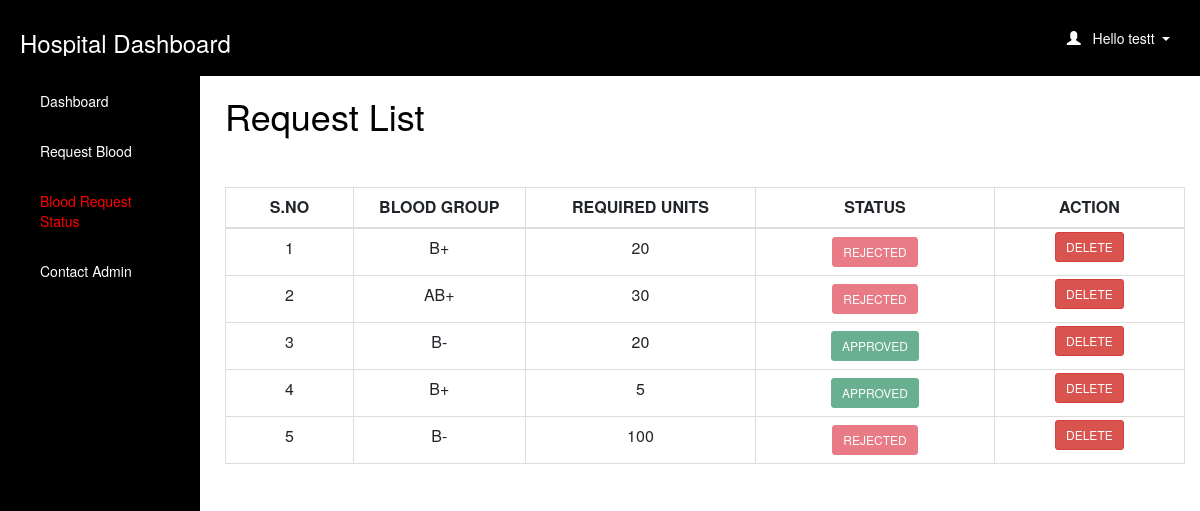
Page /hospitals/request_status.php (signed in) on the earlier database version.
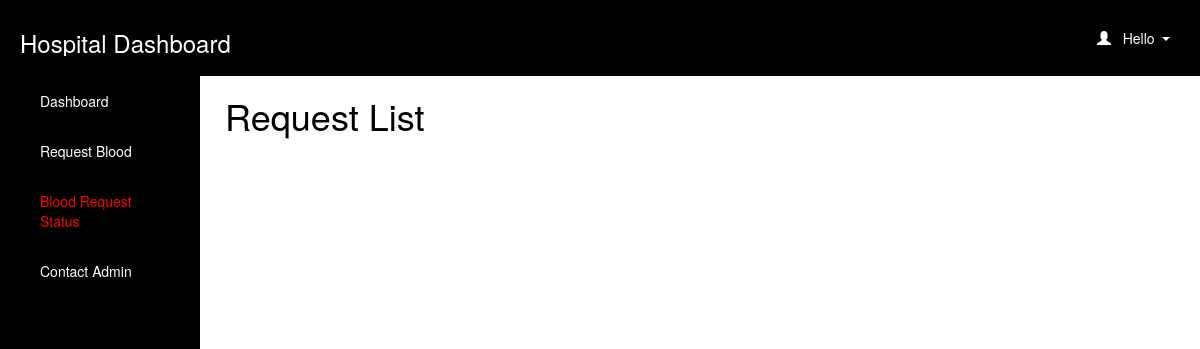
Same page on the later database version.
### tables this page shows
CREATE TABLE `hospitals` (
  `id` int(100) NOT NULL,
  `user_name` varchar(25) NOT NULL,
  `name` varchar(50) NOT NULL,
  `phone` varchar(10) NOT NULL,
  `mail_id` varchar(50) NOT NULL,
  `password` varchar(500) NOT NULL,
  `session_id` varchar(255) NOT NULL
);

CREATE TABLE `blood_requests` (
  `id` int(100) NOT NULL,
  `blood_group` varchar(10) NOT NULL,
  `units` int(100) NOT NULL,
  `hospital` varchar(100) NOT NULL,
  `priority` int(2) NOT NULL,
  `request_status` varchar(50) NOT NULL DEFAULT 'pending'
);

### hospitals/request_status.php (the view, shortened to what this page needs)
<html>
<head>
  <link rel="stylesheet" href="https://cdn.jsdelivr.net/npm/bootstrap@5.2.3/dist/css/bootstrap.min.css">
</head>
<?php
include 'connection.php';
  if (isset($_SESSION['loggedin']) && $_SESSION['loggedin'] == true) {
  ?>
<body style="color:black">
<div id="header">
<?php include 'header.php';
?>
</div>
<div id="sidebar">
<?php $active="request_status"; include 'sidebar.php'; ?>
</div>
<div id="content" >
  <div class="content-wrapper">
    <div class="container-fluid">
      <div class="row">
        <div class="col-md-12 lg-12 sm-12">
          <h1 class="page-title">Request List</h1>
        </div>
      </div>
      <hr>
      <?php
        include 'connection.php';
        $username=$_SESSION['username'];
        $sql1="select * from hospitals where user_name='$username'";
        $result1=mysqli_query($connection,$sql1) or die("query failed.");
        $row1=mysqli_fetch_assoc($result1);
        $name = $row1['name'];
        $count=1;
        $sql= "select * from blood_requests where hospital='$name'";
        $result=mysqli_query($connection,$sql);
        if(mysqli_num_rows($result)>0)   {
       ?>
       <div class="table-responsive">
      <table class="table table-bordered" style="text-align:center">
          <thead style="text-align:center">
          <th style="text-align:center;width:10px;">S.NO</th>
          <th style="text-align:center;width:10px;">BLOOD GROUP</th>
          <th style="text-align:center;width:10px;">REQUIRED UNITS</th>
          <th style="text-align:center;width:5px;">STATUS</th>
          <th style="text-align:center;width:5px;">ACTION</th>
          </thead>
          <tbody>
            <?php
            while($row = mysqli_fetch_assoc($result)) { ?>
          <tr>
              <td><?php echo $count++; ?></td>
              <td><?php echo $row['blood_group']; ?></td>
              <td><?php echo $row['units']; ?></td>
              <?php if ($row['request_status'] == 'pending') { ?>
              <td id="he" style="width:5px">
              <button type="button" class="btn btn-primary btn-sm btn-secondary" disabled>PENDING</button>
              </td>
              <?php } elseif ($row['request_status'] == 'approved') { ?>
              <td id="btn-text">
                <button type="button" class="btn btn-primary btn-sm btn-success" disabled>APPROVED</button>
              </td>
              <?php } elseif ($row['request_status'] == 'rejected') { ?>
              <td id="btn-text">
              <button type="button" class="btn btn-primary btn-sm btn-danger" disabled>REJECTED</button>
              </td>
              <?php } ?>
              <td id="he" style="width:5px">
                    <button type="button" class="btn btn-primary btn-sm btn-danger" onclick="window.location.href = 'delete_request.php?id=<?php echo $row['id']; ?>';" >DELETE</button>
               </td>
            </tr>
            <?php } ?>
          </tbody>
      </table>
    </div>
    <?php } ?>
  </div>
  </div>
</div>
   <?php }
    ?>
</body>
</html>

### hospitals/header.php (shortened to what this page needs)
<html>
<head>
  <link rel="stylesheet" href="https://cdn.jsdelivr.net/npm/bootstrap@5.2.3/dist/css/bootstrap.min.css">
</head>
<body>
  <header class="dashboard-header">
    <h3>Hospital Dashboard</h3>
    <div class="user-info dropdown">
      <a id="act" class="dropdown-toggle usr" style="text-decoration:none" data-toggle="dropdown" href="#">
        <span class="glyphicon glyphicon-user"></span>&nbsp;&nbsp;
        <?php
        include 'connection.php';
        $username=$_SESSION['username'];
        $sql="select * from hospitals where user_name='$username'";
        $result=mysqli_query($connection,$sql) or die("query failed.");
        $row=mysqli_fetch_assoc($result);
        echo "Hello ".$row['name'];
        ?>
  </a>
  </div>
  </header>
</body>
</html>

Differences in the rows shown:
removed hospitals: name "testt"
removed blood_requests: blood_group "B+", units "20", request_status "REJECTED"
removed blood_requests: blood_group "AB+", units "30", request_status "REJECTED"
removed blood_requests: blood_group "B-", units "20", request_status "APPROVED"
removed blood_requests: blood_group "B+", units "5", request_status "APPROVED"
removed blood_requests: blood_group "B-", units "100", request_status "REJECTED"
Other differences:
text no longer shown: "S.NO BLOOD GROUP REQUIRED UNITS STATUS ACTION"
